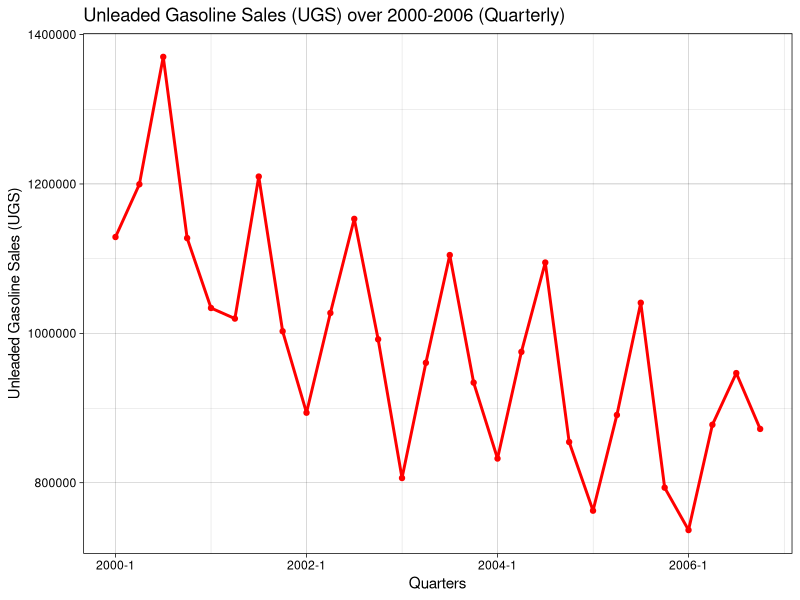
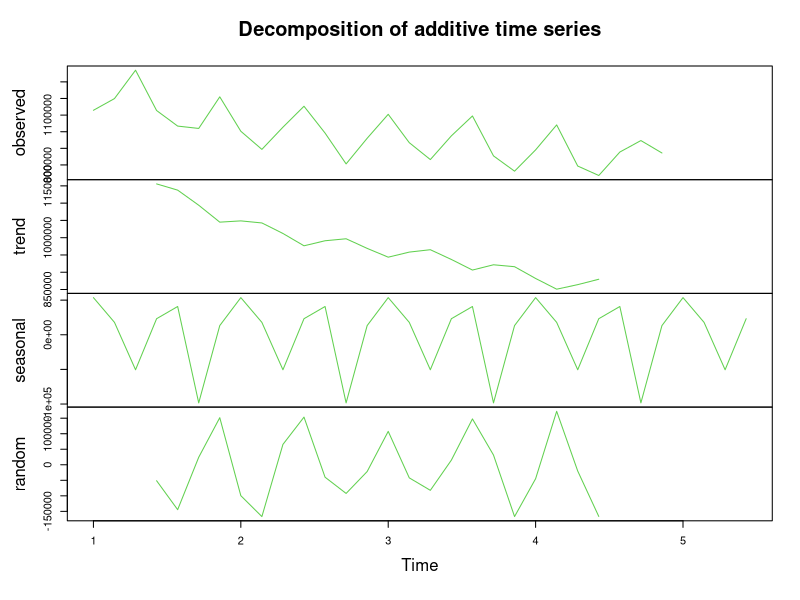
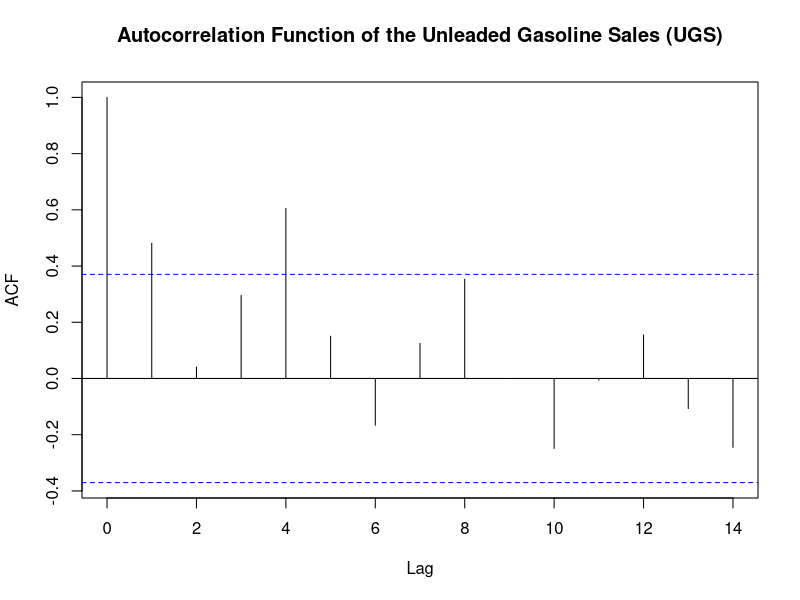
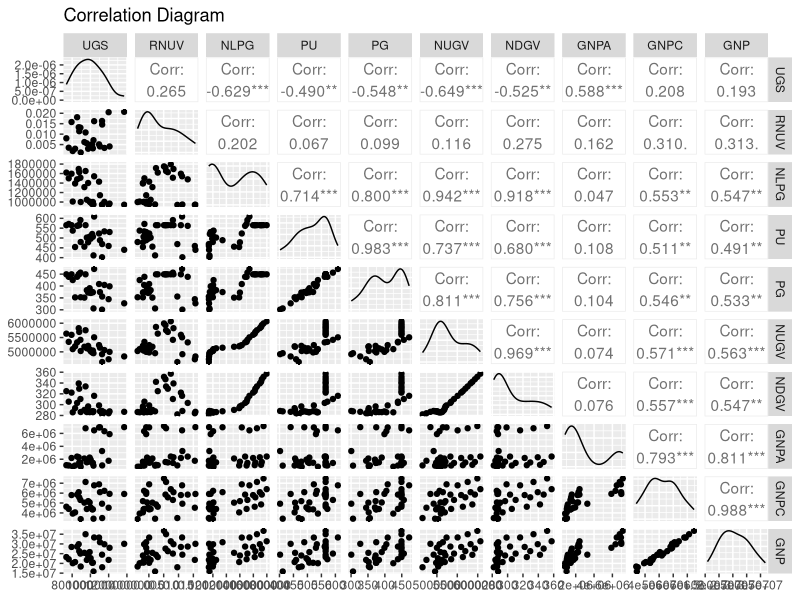
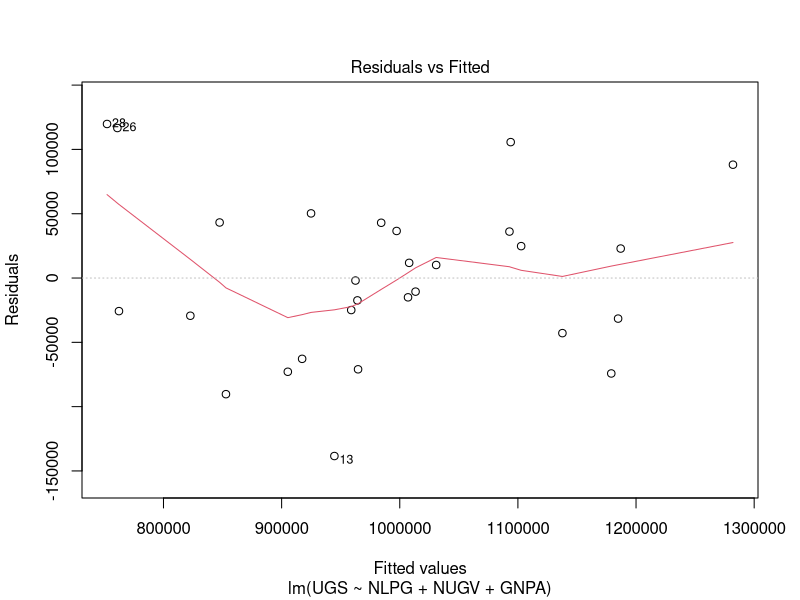
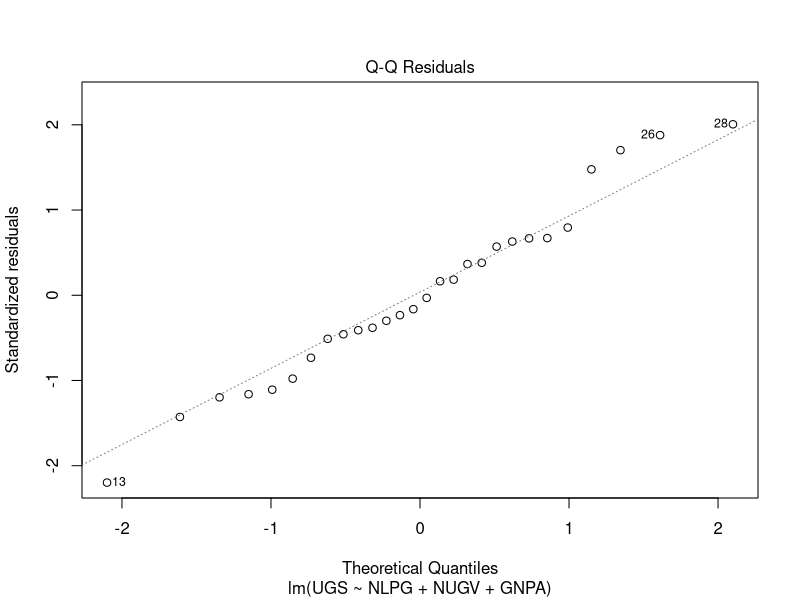
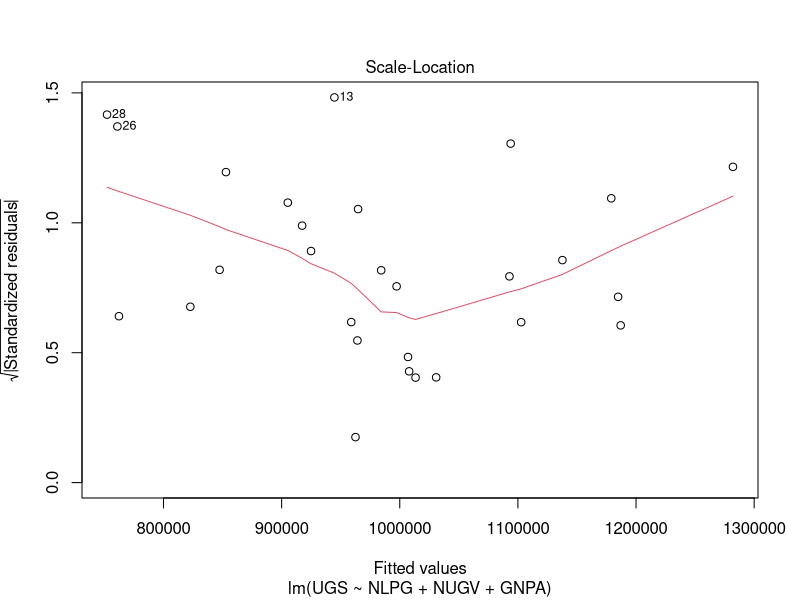
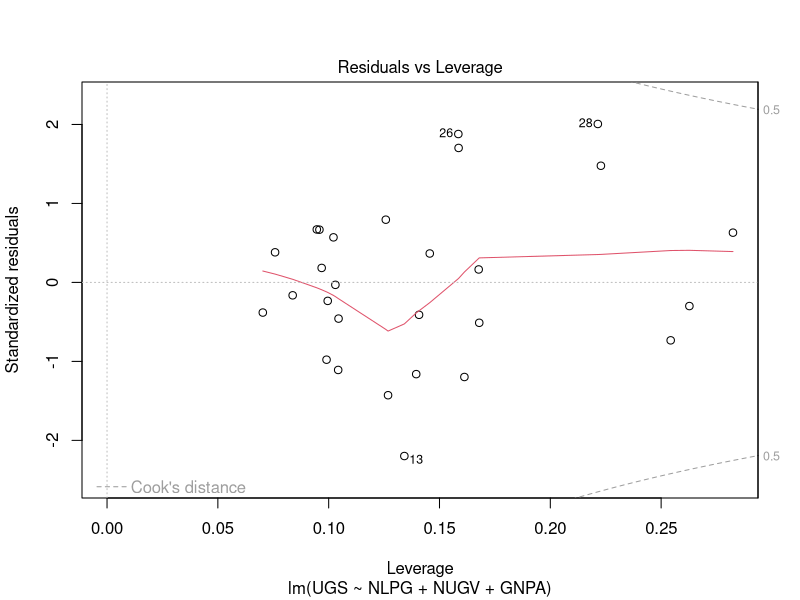

Generate these figures, in order, with R:
## ---- chunk 1
library(readr)
library(dplyr)
library(urca)
library(data.table)
library(forecast)
library(ggplot2)
library(GGally)
library(corrplot)
library(zoo)
library(lubridate)
## ---- chunk 2
data <- read.csv(file = "HW2/IE360_Spring22_HW2_data.csv")
data<-data%>%
  rename(UGS=`Unleaded.Gasoline.Sale..UGS.`,
         RNUV=`RNUV`,
         NLPG=`X..LPG.Vehicles..NLPG.`,
         PU=`Price.of.Unleaded.Gasoline..PU.`,
         PG=`Price.of.Diesel.Gasoline..PG.`,
         NUGV=`X..Unleaded.Gasoline.Vehicles..NUGV.`,
         NDGV=`X..of.Diesel.Gasoline.Vehicles..NDGV.`,
         GNPA=`GNP.Agriculture`,
         GNPC=`GNP.Commerce`,
         GNP=`GNP.Total`)

data$Quarter <- as.yearqtr(gsub(pattern = "_Q", replacement = "q", data$Quarter),format="%Yq%q")
data$UGS <- as.numeric(gsub(pattern = " ", replacement = "", data$UGS))
data$NLPG <- as.numeric(gsub(pattern = " ", replacement = "", data$NLPG))
data$NUGV <- as.numeric(gsub(pattern = " ", replacement = "", data$NUGV))
data$GNPA <- as.numeric(gsub(pattern = " ", replacement = "", data$GNPA))
data$GNPC <- as.numeric(gsub(pattern = " ", replacement = "", data$GNPC))
data$GNP <- as.numeric(gsub(pattern = " ", replacement = "", data$GNP))

#trend
data<-data%>%mutate(trend=row_number())
#seasonality
data$season2 <- ifelse(quarters(data$Quarter) == "Q2", 1, 0)
data$season3 <- ifelse(quarters(data$Quarter) == "Q3", 1, 0)
data$season4 <- ifelse(quarters(data$Quarter) == "Q4", 1, 0)
head(data)
tail(data)
## ---- chunk 3
ggplot(data[1:28,1:2], aes(Quarter, UGS, group=1)) +
  geom_line(data = data[1:28,1:2], size=1, color="red", linetype = "solid") + geom_point(color="red", linetype = "solid") +
   ggtitle("Unleaded Gasoline Sales (UGS) over 2000-2006 (Quarterly)") +
    xlab("Quarters") + ylab("Unleaded Gasoline Sales (UGS)") +
    theme_linedraw()
## ---- chunk 4
unt_test=ur.kpss(data$UGS) 
summary(unt_test)

tsUGS = ts(data$UGS,freq=7)
ugs_decom = decompose(tsUGS)
plot(ugs_decom, col=3)
## ---- chunk 5
acf(data$UGS[1:28], plot = FALSE)
acf(data$UGS[1:28], plot = TRUE, main="Autocorrelation Function of the Unleaded Gasoline Sales (UGS)")
## ---- chunk 6
ggpairs(data.frame(data[,2:11]), cardinality_threshold = 32) + ggtitle("Correlation Diagram")
## ---- chunk 7
fit1<-lm(formula = UGS~NLPG+NUGV+GNPA, data=data[1:28,])
summary(fit1)
plot(fit1)
## ---- chunk 8
fit2<-lm(formula = UGS~NLPG+NUGV+GNPA+trend+season2+season3+season4, data=data[1:28,])
summary(fit2)
plot(fit2)
## ---- chunk 9

fit3<- lm(formula = UGS~NLPG+trend+season2+season3+season4, data=data[1:28,])
summary(fit3)
plot(fit3)
## ---- chunk 10
fit4<-lm(formula = log(UGS)~log(NLPG)+trend+season2+season3+season4, data=data[(1:28)!=6 & (1:28)!=12 & (1:28)!=28,])
summary(fit4)
plot(fit4)
## ---- chunk 11
checkresiduals(fit4)
## ---- chunk 12
copy <- data
prediction <- exp(predict(fit4, copy))
data$Prediction_UGS <- prediction

forecast = data.frame(data$Quarter, data$UGS, data$Prediction_UGS)
forecast

ggplot(forecast) +
  geom_line(aes(x=data.Quarter, y=data.UGS,color="Actual"),size=1)+
  geom_line(aes(x=data.Quarter, y=data.Prediction_UGS,color="Forecasted"),size=1)+
  labs(x="Quarters",
       y="Sales",
       title="Actual and Forecasted Values of UGS")+
  theme_linedraw()

## ---- chunk 13
print(paste("The predicted value of 2007-Quarter 1 : ", data$Prediction_UGS[29]))
print(paste("The predicted value of 2007-Quarter 2 : ", data$Prediction_UGS[30]))
print(paste("The predicted value of 2007-Quarter 3 : ", data$Prediction_UGS[31]))
print(paste("The predicted value of 2007-Quarter 4 : ", data$Prediction_UGS[32]))
